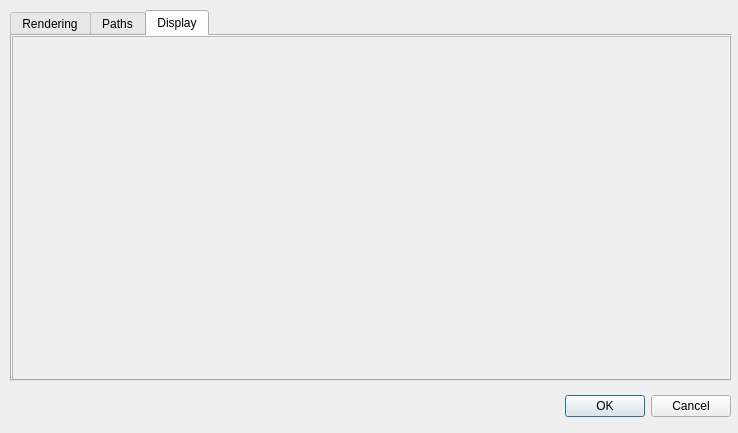
<?xml version="1.0" encoding="UTF-8"?>
<ui version="4.0">
 <class>Dialog</class>
 <widget class="QDialog" name="Dialog">
  <property name="geometry">
   <rect>
    <x>0</x>
    <y>0</y>
    <width>738</width>
    <height>433</height>
   </rect>
  </property>
  <property name="windowTitle">
   <string>Dialog</string>
  </property>
  <widget class="QDialogButtonBox" name="buttonBox">
   <property name="geometry">
    <rect>
     <x>390</x>
     <y>390</y>
     <width>341</width>
     <height>32</height>
    </rect>
   </property>
   <property name="orientation">
    <enum>Qt::Horizontal</enum>
   </property>
   <property name="standardButtons">
    <set>QDialogButtonBox::Cancel|QDialogButtonBox::Ok</set>
   </property>
  </widget>
  <widget class="QTabWidget" name="tabWidget">
   <property name="geometry">
    <rect>
     <x>10</x>
     <y>10</y>
     <width>721</width>
     <height>371</height>
    </rect>
   </property>
   <property name="currentIndex">
    <number>2</number>
   </property>
   <widget class="QWidget" name="rendering">
    <attribute name="title">
     <string>Rendering</string>
    </attribute>
    <widget class="QScrollArea" name="rendering_scrollArea">
     <property name="geometry">
      <rect>
       <x>0</x>
       <y>0</y>
       <width>721</width>
       <height>351</height>
      </rect>
     </property>
     <property name="widgetResizable">
      <bool>true</bool>
     </property>
     <property name="alignment">
      <set>Qt::AlignLeading|Qt::AlignLeft|Qt::AlignTop</set>
     </property>
     <widget class="QWidget" name="scrollAreaWidgetContents">
      <property name="geometry">
       <rect>
        <x>0</x>
        <y>0</y>
        <width>719</width>
        <height>349</height>
       </rect>
      </property>
     </widget>
    </widget>
   </widget>
   <widget class="QWidget" name="paths">
    <attribute name="title">
     <string>Paths</string>
    </attribute>
    <widget class="QScrollArea" name="paths_scrollArea">
     <property name="geometry">
      <rect>
       <x>0</x>
       <y>0</y>
       <width>721</width>
       <height>351</height>
      </rect>
     </property>
     <property name="widgetResizable">
      <bool>true</bool>
     </property>
     <property name="alignment">
      <set>Qt::AlignLeading|Qt::AlignLeft|Qt::AlignTop</set>
     </property>
     <widget class="QWidget" name="scrollAreaWidgetContents_2">
      <property name="geometry">
       <rect>
        <x>0</x>
        <y>0</y>
        <width>719</width>
        <height>349</height>
       </rect>
      </property>
     </widget>
    </widget>
   </widget>
   <widget class="QWidget" name="display">
    <attribute name="title">
     <string>Display</string>
    </attribute>
    <widget class="QScrollArea" name="display_scrollArea">
     <property name="geometry">
      <rect>
       <x>0</x>
       <y>0</y>
       <width>721</width>
       <height>351</height>
      </rect>
     </property>
     <property name="widgetResizable">
      <bool>true</bool>
     </property>
     <property name="alignment">
      <set>Qt::AlignLeading|Qt::AlignLeft|Qt::AlignTop</set>
     </property>
     <widget class="QWidget" name="scrollAreaWidgetContents_4">
      <property name="geometry">
       <rect>
        <x>0</x>
        <y>0</y>
        <width>719</width>
        <height>349</height>
       </rect>
      </property>
     </widget>
    </widget>
   </widget>
  </widget>
 </widget>
 <resources/>
 <connections>
  <connection>
   <sender>buttonBox</sender>
   <signal>accepted()</signal>
   <receiver>Dialog</receiver>
   <slot>accept()</slot>
   <hints>
    <hint type="sourcelabel">
     <x>248</x>
     <y>254</y>
    </hint>
    <hint type="destinationlabel">
     <x>157</x>
     <y>274</y>
    </hint>
   </hints>
  </connection>
  <connection>
   <sender>buttonBox</sender>
   <signal>rejected()</signal>
   <receiver>Dialog</receiver>
   <slot>reject()</slot>
   <hints>
    <hint type="sourcelabel">
     <x>316</x>
     <y>260</y>
    </hint>
    <hint type="destinationlabel">
     <x>286</x>
     <y>274</y>
    </hint>
   </hints>
  </connection>
 </connections>
</ui>
